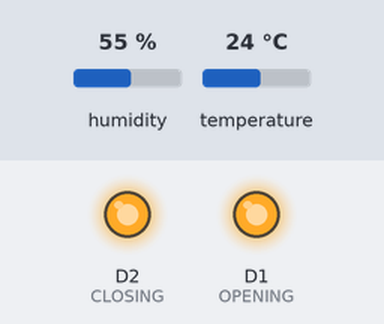
Bench run of a sketch on a simulated ESP8266 (NodeMCU). Parts: output pins drawn as LEDs (lit = HIGH). The test bench sets the inputs (shaded band); at power-on: humidity 55 %, temperature 24 °C. WiFi joins after 1.5 s; servers stay silent unless stated; EEPROM starts erased; no MQTT or app messages arrive unless stated; what the sketch prints to the serial monitor is not drawn.

Above: at 0.1 s.
At 2.1 s:
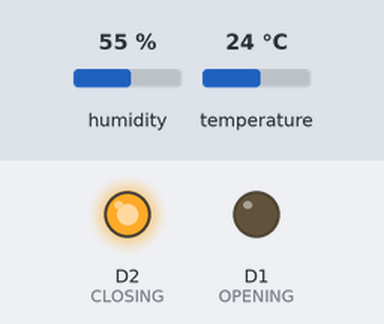
At 33.1 s:
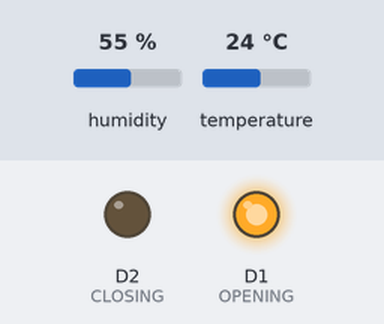
Timing chart, 0 to 64.6 s (numbered marks = the images above):
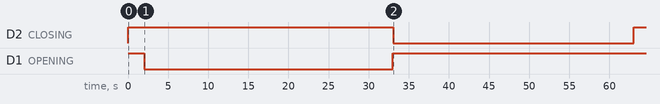

The sketch:

trv_agent.ino
```cpp
/**
  Name: valve_agent
  Purpose: Controls position of valve based on desired temperature, and communicates with server.
  @author Radim Bednarik
*/

#include <ESP8266WiFi.h>
#include <PubSubClient.h>
#include <EEPROM.h>
#include "DHT.h"

#define OPENING D1 //INPUT1
#define CLOSING D2 //INPUT2

#define DHTPIN D7

#define FULL_MOTION 30000 //time that it takes to fully open/close radiator valve

#define MEASURE_TIME 180000 //time in miliseconds in between measurements

const char* ssid = "ssid"; //SSID of WiFi
const char* password = "password"; //password of WiFi

//String target_ip = "server_ip"; //ip address of server

//String address = "http://" + target_ip + ":60000"; //address of the server
const char* mqtt_server = "1113004078a64e9ca046977925d355ee.s2.eu.hivemq.cloud";

const char* username_mqtt = "user1";
const char* password_mqtt = "user12345";

WiFiClient espClient;
PubSubClient client(espClient);

DHT dht(DHTPIN, DHT22);

//byte mac[6];
//unsigned int id;

float off_tmp = 18.0;

bool posted = false;
bool start = true;

float desired_tmp = 21.0;
float tmp_array[3];
int tmp_index = 0;
float last_tmp = 0;
float tmp;
float hum;

int pos = 0;

bool open_window = false;
unsigned int open_window_timer;

float hysteresis_band = 0.1;
bool hysteresis_falling = true;

float kp = 30.0;
float ki = 0.0;
float kd = 0.0;

int control_mode = 1; // 0 for hysteresis and 1 for pid

unsigned long _time = 0;
unsigned int _count = 0;

int count = 0;


void setup () {
  Serial.begin(9600);

  pinMode(DHTPIN, INPUT); //initializing DHT
  dht.begin();

  pinMode(OPENING, OUTPUT); //initializing pins for motor
  pinMode(CLOSING, OUTPUT);
  digitalWrite(OPENING, HIGH);
  digitalWrite(CLOSING, HIGH);


  //WiFi.macAddress(mac); //getting mac of esp8266 for identifier
  //id = (mac[3] << 16) + (mac[4] << 8) + mac[5];

  WiFi.begin(ssid, password);

  Serial.print("Connecting");
  while (WiFi.status() != WL_CONNECTED) { //loop for wifi connecting
    delay(1000);
    Serial.print(".");
  }
  Serial.println("CONNECTED!");

  client.setServer(mqtt_server, 8883);
  client.setCallback(callback);

  //HTTPClient http;
  //http.begin(address + "/device/radiator-valve?id=" + String(id)); //setting http target

  /*int err_count = 0;
  while (1) { //trying to POST valve to server
    int httpCode = http.POST(" ");
    if (httpCode == 200 || httpCode == 201) {
      posted = true;
      break;
    }
    else if (httpCode < 0) {
      break;
    }
    else {
      delay(50);
      err_count = err_count + 1;
      Serial.println("Not posted correctly " + String(err_count));
      if (err_count > 10)
        break;
    }
  }*/

  //reading from EEPROM, whether position of valve is already set
  EEPROM.begin(128);
  byte b1 = EEPROM.read(99);
  byte b2 = EEPROM.read(100);
  byte b3 = EEPROM.read(101);
  EEPROM.end();
  int v1 = b1;
  int v2 = b2;
  int v3 = b3;
  if (v1 == 111 && v3 == 111) {
    pos = v2;
    if (pos == 30) //if position is 30, then temperature is rising, therefor hysteresis_falling must be false
      hysteresis_falling = false;
    else //otherwise change position to 0
      change_position(0);
  }
  else {//valve should be mounted when position is 30 (fully opened), so after mounting to the valve, change position to 0
    digitalWrite(OPENING, LOW);
    digitalWrite(CLOSING, HIGH);
    delay(FULL_MOTION + 1000);
    digitalWrite(OPENING, HIGH);
    digitalWrite(CLOSING, HIGH);
  }
  //Serial.println("ID: " + String(id));
}

void callback(char* topic, byte* message, unsigned int length) {
  String messageTmp;

  for (int i = 0; i < length; i++) {
    Serial.print((char)message[i]);
    messageTmp += (char)message[i];
  }

  if (String(topic) == "1/set") {
    if (messageTmp == "off") {
      desired_tmp = off_tmp;
    }
    else {
      desired_tmp = messageTmp.toFloat();
    }
  }
}

void reconnect() {
  // Loop until we're reconnected
  while (!client.connected()) {
    Serial.print("Attempting MQTT connection...");
    // Attempt to connect
    if (client.connect("ESP8266Client", username_mqtt, password_mqtt)) {
      Serial.println("connected");
      // Subscribe
      client.subscribe("1/set");
    } else {
      Serial.print("failed, rc=");
      Serial.print(client.state());
      Serial.println(" try again in 5 seconds");
      // Wait 5 seconds before retrying
      delay(5000);
    }
  }
}

void loop() {
  if (!client.connected()) {
    reconnect();
  }
  client.loop();

  //every 3 minute the value from sensor is read and valve is controlled
  if (start || millis() - _time >= MEASURE_TIME) {

    if (!start)
      last_tmp = tmp;

    tmp = dht.readTemperature();
    Serial.println(String(tmp));

    if (tmp_index != 3)
      tmp_array[tmp_index++] = tmp;
    else {
      for (int i = 0; i < 3; i++) {
        if (i != 2)
          tmp_array[i] = tmp_array[i + 1];
        else
          tmp_array[i] = tmp;
      }
    }

    char tmpString[8];
    dtostrf(tmp, 1, 2, tmpString);
    client.publish("1/get", tmpString);

    start = false;
    _time = millis();

    control_valve();
    Serial.println("Position: " + String(pos));
  }
}

/**
  Controls the position of valve.
*/
void control_valve() {
  int _position;

  //if open window was detected in past and is still set to true
  if (open_window) {
    if (millis() - open_window_timer > MEASURE_TIME*2)
      open_window = false;
    else
      return;
  }

  //open window detection, done by comparing temperatures with 6 minute interval
  if (tmp_index == 3 && (tmp_array[0] - tmp > 1.0)) {
    _position = 0;
    open_window = true;
    open_window_timer = millis();
  }
  else {
    //controlling valve according to set algorithm
    if (control_mode == 0)
      _position = hysteresis_control();
    else
      _position = pid_control();
  }

  if(pos == _position) {
    return;
  }

  //writing to EEPROM newly calculated position of valve
  EEPROM.begin(128);
  EEPROM.write(99, 111);
  EEPROM.write(101, 111);
  EEPROM.write(100, _position);
  change_position(_position);
  pos = _position;
  EEPROM.commit();
  EEPROM.end();
}

/**
  Calculates if position of valve should change with hysteresis alghoritm.
  @return the new position of valve.
*/
int hysteresis_control() {
  if(tmp >= desired_tmp + hysteresis_band && !hysteresis_falling) {
    hysteresis_falling = true;
    return 0;
  }
  else if(tmp <= desired_tmp - hysteresis_band && hysteresis_falling) {
    hysteresis_falling = false;
    return 30;
  }
  return pos;
}

/**
  Calculates if position of valve should change with PID controller alghoritm.
  @return the new position of valve
*/
int pid_control()
{
  static float i;

  float error = tmp - desired_tmp;
  float p = kp * error;
  i += ki * error * (MEASURE_TIME / 180000);
  float d = kd * ((last_tmp == 0) ? 0 : tmp - last_tmp) / (MEASURE_TIME / 180000);

  float output = p + i + d;
  int rounded_output;
  if (output > 30)
    rounded_output = 30;
  else if (output < 0)
    rounded_output = 0;
  else
    rounded_output = output + 0.5;


  return rounded_output;
}

/**
  Performs the change of motor position to adjust the valve.
  @param des_pos newly desired position of valve
*/
void change_position(int des_pos) {
  int diff = pos - des_pos;
  int motion_time = abs(FULL_MOTION / 30 * diff);
  if (diff > 0) {
    digitalWrite(CLOSING, HIGH);
    digitalWrite(OPENING, LOW);
    delay(motion_time);
    digitalWrite(CLOSING, HIGH);
    digitalWrite(OPENING, HIGH);
  }
  else if (diff < 0) {
    digitalWrite(OPENING, HIGH);
    digitalWrite(CLOSING, LOW);
    delay(motion_time);
    digitalWrite(OPENING, HIGH);
    digitalWrite(CLOSING, HIGH);
  }
}
```

Measured:
- by itself, D2 (CLOSING): HIGH → LOW at 33.1 s, → HIGH 30.0 s later
